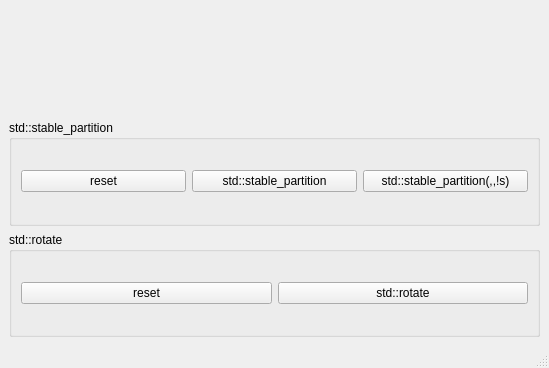
<?xml version="1.0" encoding="UTF-8"?>
<ui version="4.0">
 <class>MainWindow</class>
 <widget class="QMainWindow" name="MainWindow">
  <property name="geometry">
   <rect>
    <x>0</x>
    <y>0</y>
    <width>549</width>
    <height>368</height>
   </rect>
  </property>
  <property name="windowTitle">
   <string>MainWindow</string>
  </property>
  <widget class="QWidget" name="centralwidget">
   <layout class="QVBoxLayout" name="verticalLayout_2">
    <item>
     <layout class="QVBoxLayout" name="verticalLayout">
      <item>
       <widget class="Widget" name="widget" native="true"/>
      </item>
      <item>
       <widget class="QGroupBox" name="stablePartitionGroup">
        <property name="title">
         <string>std::stable_partition</string>
        </property>
        <layout class="QVBoxLayout" name="verticalLayout_3">
         <item>
          <layout class="QHBoxLayout" name="horizontalLayout_2">
           <item>
            <widget class="QPushButton" name="stable_partition_Btn">
             <property name="text">
              <string>reset</string>
             </property>
            </widget>
           </item>
           <item>
            <widget class="QPushButton" name="stablePartitionBtn">
             <property name="text">
              <string>std::stable_partition</string>
             </property>
            </widget>
           </item>
           <item>
            <widget class="QPushButton" name="negateStablePartitionBtn">
             <property name="text">
              <string>std::stable_partition(,,!s)</string>
             </property>
            </widget>
           </item>
          </layout>
         </item>
        </layout>
        <zorder>rotateGroup</zorder>
        <zorder>stable_partition_Btn</zorder>
        <zorder>stablePartitionBtn</zorder>
       </widget>
      </item>
      <item>
       <widget class="QGroupBox" name="rotateGroup">
        <property name="title">
         <string>std::rotate</string>
        </property>
        <layout class="QHBoxLayout" name="horizontalLayout">
         <item>
          <widget class="QPushButton" name="resetBtn">
           <property name="text">
            <string>reset</string>
           </property>
          </widget>
         </item>
         <item>
          <widget class="QPushButton" name="rotateBtn">
           <property name="text">
            <string>std::rotate</string>
           </property>
          </widget>
         </item>
        </layout>
       </widget>
      </item>
     </layout>
    </item>
   </layout>
  </widget>
  <widget class="QMenuBar" name="menubar">
   <property name="geometry">
    <rect>
     <x>0</x>
     <y>0</y>
     <width>549</width>
     <height>22</height>
    </rect>
   </property>
  </widget>
  <widget class="QStatusBar" name="statusbar"/>
 </widget>
 <customwidgets>
  <customwidget>
   <class>Widget</class>
   <extends>QWidget</extends>
   <header>widget.h</header>
   <container>1</container>
  </customwidget>
 </customwidgets>
 <resources/>
 <connections/>
</ui>
